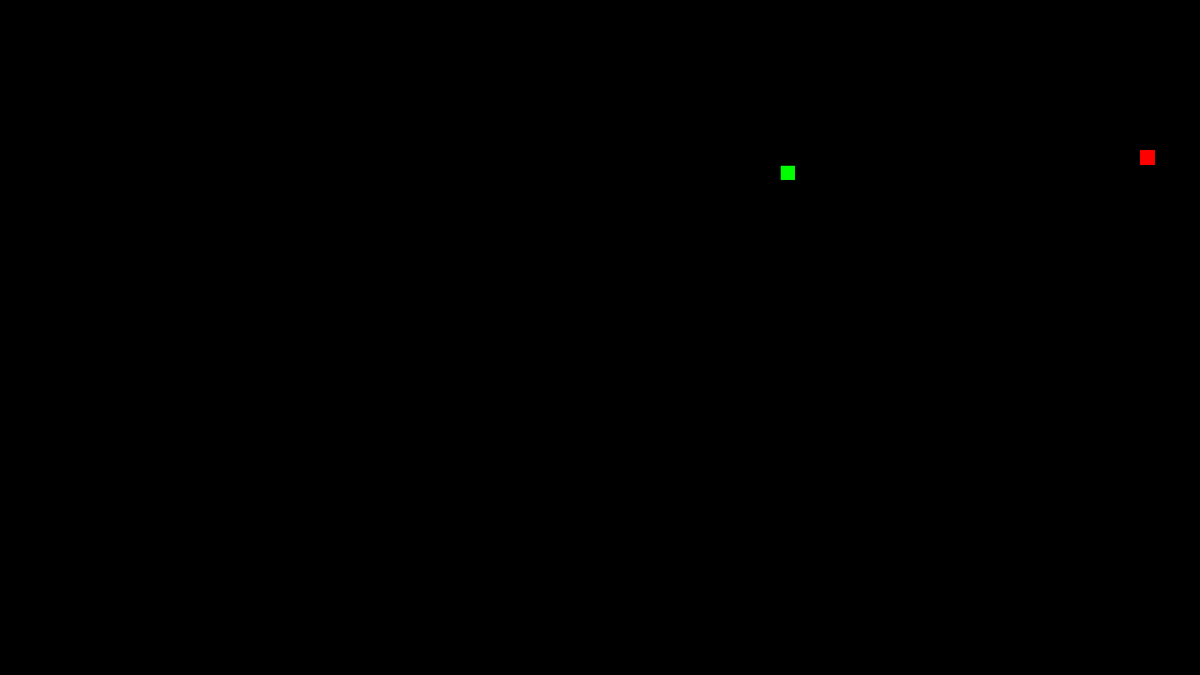
Frame 1 (no input)
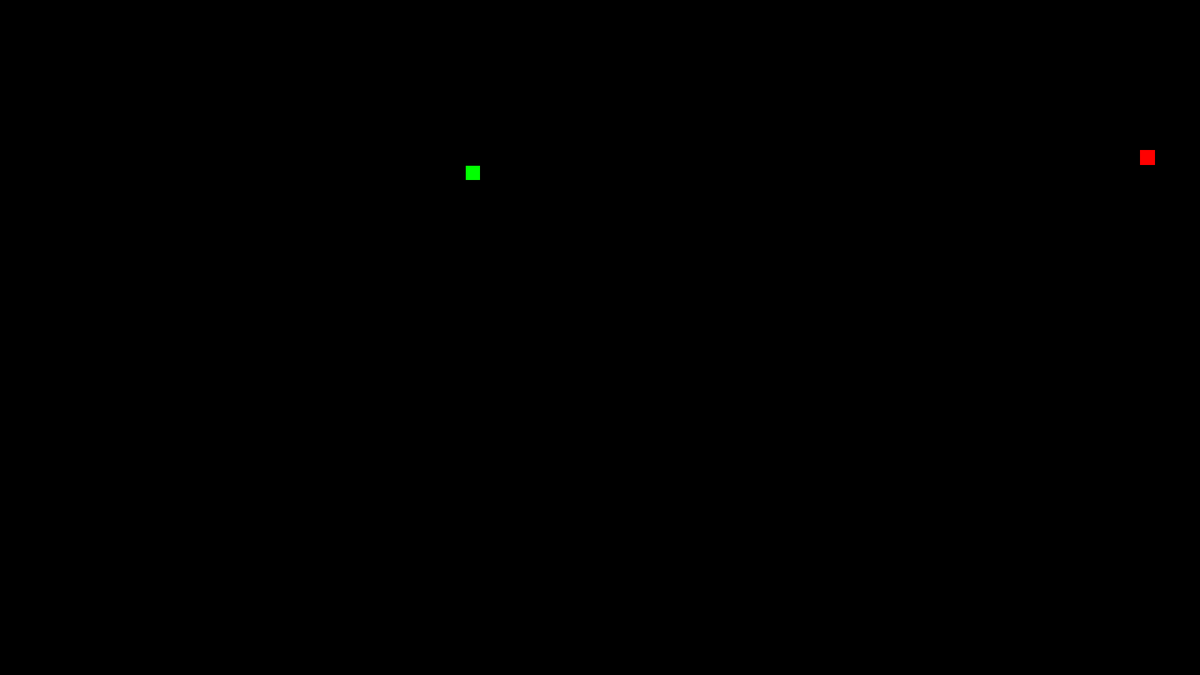
Frame 60 (the mouse pressed at the canvas centre just before this capture)
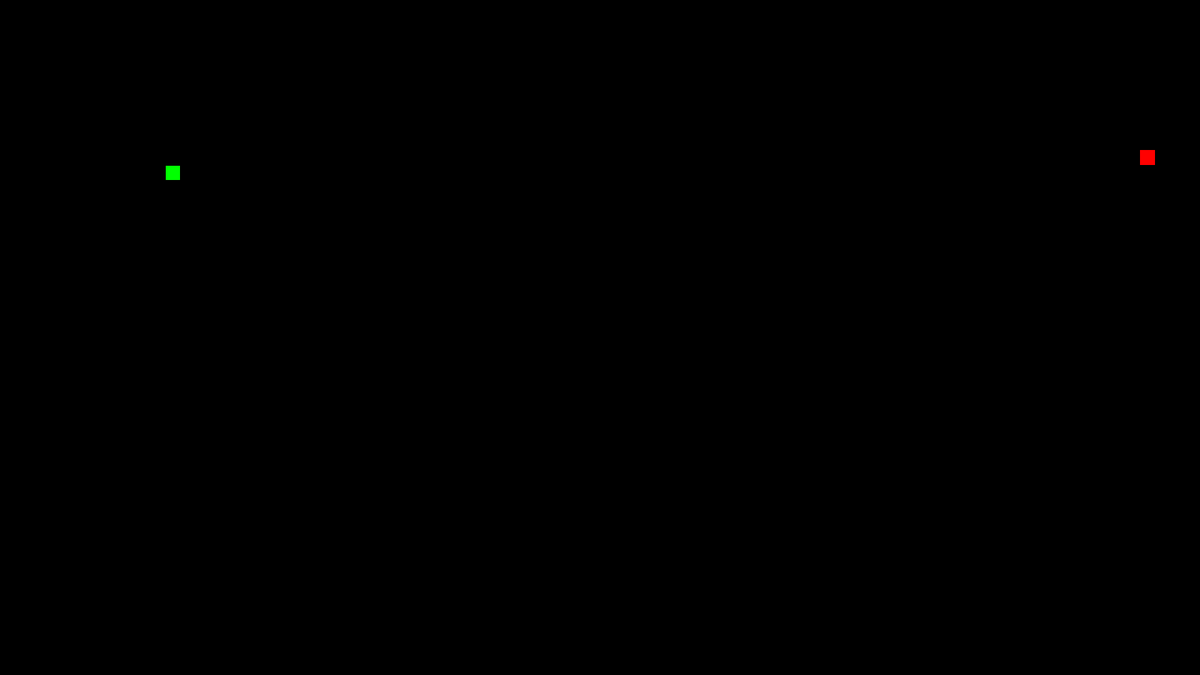
Frame 120 (the mouse held since frame 60 and released just before this capture)

The Processing sketch that drew these frames (run headless with seeded random() and noise(); from frame 60 on, the mouse is pressed at the canvas centre):

// Processing sketch: p001_samirettali
// ── p001_samirettali.pde
Snake snake;
Food food;

int size = 20;

void setup() {
    size(1600, 900);
    frameRate(15);
    noStroke();
    this.snake = new Snake(this.size);
    this.food = new Food(this.size);
}

void draw() {
    background(0);
    this.snake.update();
    PVector snakePosition = this.snake.getPosition();
    PVector foodPosition = this.food.getPosition();
    if (abs(snakePosition.x - foodPosition.x) < size && abs(snakePosition.y - foodPosition.y) < size) {
        this.snake.grow();
        this.food.newPosition();
    }
    this.food.draw();
    this.snake.draw();
    println("Snake position: " + snakePosition.x + " " + snakePosition.y);
    println("Food position: " + foodPosition.x + " " + foodPosition.y);
}

void keyPressed() {
    this.snake.setDirection(keyCode);
}

// ── Food.pde
class Food {

    int size;
    PVector position;

    Food(int size) {
        this.size = size;
        this.position = new PVector();
        newPosition();
    }

    void newPosition() {
        this.position.x = ((int) random(width / size)) * size;
        this.position.y = ((int) random(height / size)) * size;
        // this.position.x = ((int) (width / size / 2)) * size;
        // this.position.y = ((int) (height / size / 2)) * size;
    }

    PVector getPosition() {
        return this.position;
    }

    void draw() {
        fill(255, 0, 0);
        rect(this.position.x, this.position.y, size, size);
    }
}

// ── Snake.pde
class Snake {

    int size;
    int step;
    ArrayList<PVector> body;
    PVector direction;
    int directionCode;

    Snake(int size) {
        this.size = size;
        this.step = 5;
        this.body = new ArrayList<PVector>();
        this.direction = new PVector(1, 0);
        this.directionCode = RIGHT;

        this.body.add(new PVector(((int) random(width / size)) * size, ((int) random(height / size) * size)));
    }

    void reset() {
        this.body = new ArrayList<PVector>();
        this.body.add(new PVector(((int) random(width / size)) * size, ((int) random(height / size) * size)));
    }

    void update() {
        for (int i = body.size() - 1; i > 0; i--) {
            PVector part = body.get(i);
            part.x = body.get(i - 1).x;
            part.y = body.get(i - 1).y;
        }

        PVector head = body.get(0);
        head.x += direction.x * this.size;
        head.y += direction.y * this.size;

        // Wrap if snake crosses boundaries
        if (head.x > width - size)
            head.x = 0;
        else if (head.x < 0)
            head.x = width - size;
        if (head.y > height - size)
            head.y = 0;
        else if (head.y < 0)
            head.y = height - size;

        // Collision detection
        for (int i = 1; i < body.size(); i++) {
            PVector part = body.get(i);
            if (head.x == part.x && head.y == part.y)
                reset();
        }
    }

    void draw() {
        fill(0, 255, 0);
        stroke(0);
        rect(body.get(0).x, body.get(0).y, size, size);
        for (int i = 1; i < body.size(); i++) {
            fill(255);
            // fill(255, 255, 255, 255 / i);
            rect(body.get(i).x, body.get(i).y, size, size);
        }
        noStroke();
    }

    void grow() {
        PVector head = body.get(0);
        PVector newHead = new PVector(head.x + this.direction.x * this.size, head.y + this.direction.y * this.size);
        body.add(0, newHead);
    }

    void setDirection(int keycode) {
        if (keycode == UP && this.directionCode != DOWN) {
            this.direction.x = 0;
            this.direction.y = -1;
            this.directionCode = UP;
        } else if (keycode == DOWN && this.directionCode != UP) {
            this.direction.x = 0;
            this.direction.y = 1;
            this.directionCode = DOWN;
        } else if (keycode == LEFT && this.directionCode != RIGHT) {
            this.direction.x = -1;
            this.direction.y = 0;
            this.directionCode = LEFT;
        } else if (keycode == RIGHT && this.directionCode != LEFT) {
            this.direction.x = 1;
            this.direction.y = 0;
            this.directionCode = RIGHT;
        }
    }

    PVector getPosition() {
        return this.body.get(0);
    }

    int getSize() {
      return this.size;
    }
}
